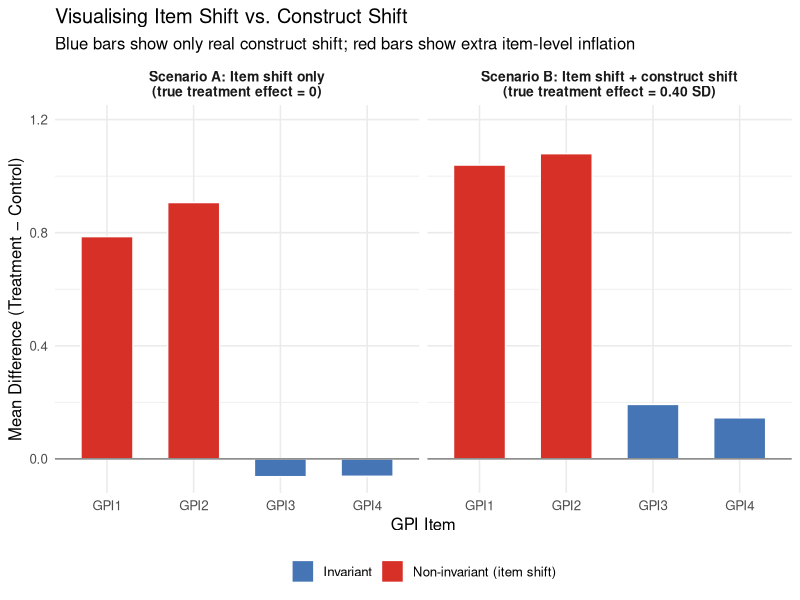

This figure's R source: (Note: this script raises an error after producing the figure.)
## ---- chunk 1
knitr::opts_chunk$set(
  echo = TRUE,
  fig.width = 8,
  fig.height = 5,
  fig.path = "figs/",
  dev = "svg"
)

dir.create("figs", recursive = TRUE, showWarnings = FALSE)
## ---- chunk 2
#| code-summary: "▶ Load required packages"
# Uncomment to install if needed:
# install.packages(c("lavaan", "semTools", "MASS", "ggplot2",
#                    "dplyr", "tidyr", "knitr", "patchwork"))

library(lavaan)       # CFA and SEM (multigroup invariance models)
library(semTools)     # auxiliary SEM tools
library(MASS)         # mvrnorm(): generate multivariate normal data
library(ggplot2)      # Visualizations
library(dplyr)        # Data manipulation
library(tidyr)        # Data reshaping
library(knitr)        # Nicely formatted tables
library(patchwork)    # Combine ggplot panels

# ── Helper objects shared with the Part 1 simulation ──────────────────────────
# Factor correlation matrix used in simulation
phi_pop <- matrix(
  c(1.00, 0.40, 0.45,
    0.40, 1.00, 0.50,
    0.45, 0.50, 1.00),
  nrow = 3, byrow = TRUE,
  dimnames = list(c("EC", "GPI", "BA"), c("EC", "GPI", "BA"))
)

# Item generation helper
gen_items <- function(latent, loadings) {
  sapply(loadings, function(lam) {
    lam * latent + sqrt(1 - lam^2) * rnorm(length(latent))
  })
}

# lavaan numbers groups in order of first appearance in the data. Pin the order so
# that "group 2" always means Green Marketing, whatever the first row happens to be.
grp_lab <- c("Control", "Green Marketing")
## ---- chunk 3
#| code-summary: "▶ Simulate two non-invariance scenarios (A: item shift only; B: item + construct shift)"
set.seed(2025)
n3     <- 400
treat3 <- sample(c(0L, 1L), n3, replace = TRUE)

# ── Shared factor structure (same phi_pop as the Part 1 simulation) ───────────
latent3  <- MASS::mvrnorm(n3, mu = c(0, 0, 0), Sigma = phi_pop)
EC_lat3  <- latent3[, 1]
BA_lat3  <- latent3[, 3]

lam_GPI3  <- c(0.80, 0.76, 0.82, 0.78)
item_shift <- c(0.80, 0.80, 0.00, 0.00)   # GPI1 and GPI2 shift; GPI3/GPI4 do not

# ── EC and BA: fully invariant across scenarios ────────────────────────────────
EC3_items <- gen_items(EC_lat3, c(0.78, 0.82, 0.74, 0.76))
BA3_items <- gen_items(BA_lat3, c(0.72, 0.76, 0.70))

# ── Scenario A: item shift ONLY — true latent GPI is unchanged by treatment ───
GPI_lat3a <- latent3[, 2]           # NO construct shift
GPI3a <- sapply(seq_along(lam_GPI3), function(i) {
  lam_GPI3[i] * GPI_lat3a +
    sqrt(1 - lam_GPI3[i]^2) * rnorm(n3) +
    item_shift[i] * treat3
})

df3a <- data.frame(
  condition = factor(treat3, labels = grp_lab),
  EC1 = EC3_items[,1], EC2 = EC3_items[,2], EC3 = EC3_items[,3], EC4 = EC3_items[,4],
  GPI1 = GPI3a[,1], GPI2 = GPI3a[,2], GPI3 = GPI3a[,3], GPI4 = GPI3a[,4],
  BA1 = BA3_items[,1], BA2 = BA3_items[,2], BA3 = BA3_items[,3]
)

# ── Scenario B: item shift + construct shift — TRUE effect = 0.40 SD ──────────
GPI_lat3b <- latent3[, 2] + 0.40 * treat3   # construct shift
GPI3b <- sapply(seq_along(lam_GPI3), function(i) {
  lam_GPI3[i] * GPI_lat3b +
    sqrt(1 - lam_GPI3[i]^2) * rnorm(n3) +
    item_shift[i] * treat3
})

df3b <- data.frame(
  condition = factor(treat3, labels = grp_lab),
  EC1 = EC3_items[,1], EC2 = EC3_items[,2], EC3 = EC3_items[,3], EC4 = EC3_items[,4],
  GPI1 = GPI3b[,1], GPI2 = GPI3b[,2], GPI3 = GPI3b[,3], GPI4 = GPI3b[,4],
  BA1 = BA3_items[,1], BA2 = BA3_items[,2], BA3 = BA3_items[,3]
)
## ---- chunk 4
#| code-summary: "▶ Plot: item mean differences across the two scenarios"
# Compute item mean differences for both scenarios
get_item_diffs <- function(df, scenario_label) {
  df |>
    group_by(condition) |>
    summarise(across(GPI1:GPI4, mean), .groups = "drop") |>
    pivot_longer(cols = GPI1:GPI4, names_to = "item", values_to = "mean_score") |>
    pivot_wider(names_from = condition, values_from = mean_score) |>
    mutate(
      difference = `Green Marketing` - Control,
      scenario   = scenario_label,
      type       = if_else(item %in% c("GPI1", "GPI2"),
                           "Non-invariant (item shift)",
                           "Invariant")
    )
}

diffs_a <- get_item_diffs(df3a, "Scenario A: Item shift only\n(true treatment effect = 0)")
diffs_b <- get_item_diffs(df3b, "Scenario B: Item shift + construct shift\n(true treatment effect = 0.40 SD)")
all_diffs <- bind_rows(diffs_a, diffs_b)

# Expected construct-only difference: 0.40 * loading for items 3 & 4 (scenario B)
expected_b <- 0.40 * mean(lam_GPI3[3:4])

ggplot(all_diffs, aes(x = item, y = difference, fill = type)) +
  geom_col(width = 0.6, colour = "white") +
  geom_hline(yintercept = 0, colour = "grey50", linewidth = 0.5) +
  facet_wrap(~ scenario) +
  scale_fill_manual(
    values = c("Non-invariant (item shift)" = "#d73027",
               "Invariant"                  = "#4575b4"),
    name = NULL
  ) +
  scale_y_continuous(expand = expansion(mult = c(0.05, 0.15))) +
  labs(
    x        = "GPI Item",
    y        = "Mean Difference (Treatment − Control)",
    title    = "Visualising Item Shift vs. Construct Shift",
    subtitle = "Blue bars show only real construct shift; red bars show extra item-level inflation"
  ) +
  theme_minimal(base_size = 12) +
  theme(legend.position = "bottom",
        strip.text = element_text(face = "bold", size = 10))
## ---- chunk 5
#| code-summary: "▶ Fit configural, metric, and scalar invariance models"
invar_model <- '
  EC  =~ EC1 + EC2 + EC3 + EC4
  GPI =~ GPI1 + GPI2 + GPI3 + GPI4
  BA  =~ BA1  + BA2  + BA3
'

# Fit the three-model sequence on Scenario B (group.label pins Control as group 1)
fit_config <- cfa(invar_model, data = df3b, group = "condition", group.label = grp_lab,
                  std.lv = TRUE)
fit_metric <- cfa(invar_model, data = df3b, group = "condition", group.label = grp_lab,
                  group.equal = "loadings", std.lv = TRUE)
fit_scalar <- cfa(invar_model, data = df3b, group = "condition", group.label = grp_lab,
                  group.equal = c("loadings", "intercepts"), std.lv = TRUE)
## ---- chunk 6
#| code-summary: "▶ Likelihood ratio test sequence"
# Likelihood ratio test: significant Δχ² = adding the constraint worsens fit
lrt_result <- lavTestLRT(fit_config, fit_metric, fit_scalar)
print(lrt_result)
fmt_p <- function(p) if (p < 1e-4) "< .0001" else sprintf("= %.2f", p)   # for inline reporting
p_metric <- lrt_result[2, "Pr(>Chisq)"]
p_scalar <- lrt_result[3, "Pr(>Chisq)"]
## ---- chunk 7
#| code-summary: "▶ Model fit indices table"
extract_fit <- function(fit, label) {
  fi <- fitmeasures(fit, c("chisq", "df", "cfi", "rmsea", "srmr"))
  data.frame(
    Model = label,
    Chisq = round(as.numeric(fi["chisq"]), 1),
    df    = as.integer(fi["df"]),
    CFI   = round(as.numeric(fi["cfi"]),   3),
    RMSEA = round(as.numeric(fi["rmsea"]), 3),
    SRMR  = round(as.numeric(fi["srmr"]),  3)
  )
}

fit_summary <- rbind(
  extract_fit(fit_config, "Configural"),
  extract_fit(fit_metric, "Metric"),
  extract_fit(fit_scalar, "Scalar (full)")
)
rownames(fit_summary) <- NULL

kable(fit_summary,
      col.names = c("Model", "χ²", "df", "CFI", "RMSEA", "SRMR"),
      caption   = "Model Fit Across the Invariance Sequence (Scenario B)")
## ---- chunk 8
#| code-summary: "▶ Score tests for every constrained loading and intercept"
st <- lavaan::lavTestScore(fit_scalar)$uni |> as.data.frame()

# Score-test rows refer to parameter labels (".p12." == ".p54."): map them back to items
pt   <- parTable(fit_scalar)
key  <- pt[, c("plabel", "lhs", "op", "rhs")]
st   <- merge(st, key, by.x = "lhs", by.y = "plabel", suffixes = c("", ".par"))
st$item  <- ifelse(st$op.par == "~1", st$lhs.par, st$rhs.par)
st$param <- ifelse(st$op.par == "~1", "intercept", "loading")

score_gpi <- st |>
  filter(grepl("^GPI", item)) |>
  arrange(desc(X2)) |>
  transmute(Item = item, Parameter = param, `Score stat. (X²)` = X2, df = df,
            `p-value` = format.pval(p.value, digits = 2, eps = 0.001))
int_rank <- score_gpi$Item[score_gpi$Parameter == "intercept"]   # intercept constraints, worst first

kable(head(score_gpi, 8), digits = 3,
      caption = "Score Tests: GPI Constraints Ranked by Misfit (Full Scalar Model, Scenario B)")
## ---- chunk 9
#| code-summary: "▶ Fit partial scalar models that free different pairs of items"
fit_partial <- cfa(invar_model, data = df3b, group = "condition", group.label = grp_lab,
                   group.equal   = c("loadings", "intercepts"),
                   group.partial = c("GPI1~1", "GPI2~1"),
                   std.lv = TRUE)

# The same model structure, but freeing the other pair of GPI items
fit_partial_wrong <- cfa(invar_model, data = df3b, group = "condition", group.label = grp_lab,
                         group.equal   = c("loadings", "intercepts"),
                         group.partial = c("GPI3~1", "GPI4~1"),
                         std.lv = TRUE)

lrt_partial <- lavTestLRT(fit_metric, fit_partial, fit_scalar)
print(lrt_partial)
## ---- chunk 10
#| code-summary: "▶ Compare fit and estimated latent mean difference across models"
# Latent GPI mean of the Green Marketing group (Control is fixed at 0). Pinned group order
# makes "group 2" unambiguous.
get_lv_mean <- function(fit, lv = "GPI") {
  stopifnot(identical(lavInspect(fit, "group.label"), grp_lab))
  pe <- parameterEstimates(fit)
  pe[pe$op == "~1" & pe$lhs == lv & pe$group == 2, c("est", "se")]
}

model_row <- function(fit, label) {
  fi <- fitmeasures(fit, c("chisq", "df", "cfi"))
  lv <- get_lv_mean(fit)
  data.frame(Model = label, Chisq = fi["chisq"], df = fi["df"], CFI = fi["cfi"],
             Estimate = lv$est, SE = lv$se)
}

anchor_tab <- rbind(
  model_row(fit_scalar,        "Full scalar (all intercepts equal)"),
  model_row(fit_partial,       "Partial: free GPI1, GPI2 (anchors GPI3, GPI4)"),
  model_row(fit_partial_wrong, "Partial: free GPI3, GPI4 (anchors GPI1, GPI2)")
)
rownames(anchor_tab) <- NULL

kable(anchor_tab, digits = c(0, 1, 0, 3, 3, 3),
      col.names = c("Model", "χ²", "df", "CFI",
                    "Latent GPI difference (Green − Control)", "SE"),
      caption = "Equal Fit, Very Different Conclusions (Scenario B; true latent difference = 0.40)")
## ---- chunk 11
#| code-summary: "▶ Replicate Scenario B 150 times: how do the three estimators behave?"
sim_scenario_b <- function(n = 400, shift = 0.8, d = 0.40) {
  tr  <- sample(0:1, n, replace = TRUE)
  lat <- MASS::mvrnorm(n, c(0, 0, 0), phi_pop)
  ec  <- gen_items(lat[, 1], c(0.78, 0.82, 0.74, 0.76))
  ba  <- gen_items(lat[, 3], c(0.72, 0.76, 0.70))
  g   <- lat[, 2] + d * tr
  gp  <- sapply(1:4, function(i) lam_GPI3[i] * g + sqrt(1 - lam_GPI3[i]^2) * rnorm(n) +
                  c(shift, shift, 0, 0)[i] * tr)
  data.frame(condition = factor(tr, labels = grp_lab),
             EC1 = ec[,1], EC2 = ec[,2], EC3 = ec[,3], EC4 = ec[,4],
             GPI1 = gp[,1], GPI2 = gp[,2], GPI3 = gp[,3], GPI4 = gp[,4],
             BA1 = ba[,1], BA2 = ba[,2], BA3 = ba[,3])
}

fit_lv <- function(d, partial = NULL) {
  f <- cfa(invar_model, data = d, group = "condition", group.label = grp_lab,
           group.equal = c("loadings", "intercepts"), group.partial = partial,
           std.lv = TRUE, se = "none", test = "none")
  pe <- parameterEstimates(f, se = FALSE)
  pe$est[pe$op == "~1" & pe$lhs == "GPI" & pe$group == 2]
}

set.seed(3031)
reps <- t(replicate(150, {
  d <- sim_scenario_b()
  c(`Full scalar`                    = fit_lv(d),
    `Partial, correct anchors`       = fit_lv(d, c("GPI1~1", "GPI2~1")),
    `Partial, wrong anchors`         = fit_lv(d, c("GPI3~1", "GPI4~1")))
}))
reps_long <- as.data.frame(reps) |>
  pivot_longer(everything(), names_to = "estimator", values_to = "estimate") |>
  mutate(estimator = factor(estimator, c("Full scalar", "Partial, correct anchors", "Partial, wrong anchors")))

rep_summary <- reps_long |> group_by(estimator) |>
  summarise(mean = mean(estimate), sd = sd(estimate), .groups = "drop")

ggplot(reps_long, aes(estimate, fill = estimator)) +
  geom_density(alpha = 0.55, colour = NA) +
  geom_vline(xintercept = 0.40, linetype = "dashed", colour = "grey20") +
  annotate("text", x = 0.40, y = Inf, label = "true value (0.40)", vjust = 1.5, hjust = -0.05, size = 3.4) +
  scale_fill_manual(values = c("#d73027", "#2d6a4f", "#e08214"), name = NULL) +
  labs(x = "Estimated latent GPI difference (Green − Control)", y = "Density",
       title = "Anchors decide the answer",
       subtitle = "150 replications of Scenario B: the estimate is only as good as the anchor assumption") +
  theme_minimal(base_size = 12) + theme(legend.position = "bottom")
## ---- chunk 12
#| code-summary: "▶ Replication summary"
kable(rep_summary, digits = 2,
      col.names = c("Estimator", "Mean estimate", "SD across replications"),
      caption = "Replication Summary (true latent difference = 0.40)")
## ---- chunk 13
#| code-summary: "▶ Data-generating functions for the single-DV setting (known only to the simulation)"
dv_cols <- c(Control = "#4a90d9", `Green Marketing` = "#2d6a4f")

# TRUE reservation-price premium in euros: a right-skewed baseline (median ≈ €2.20) driven by an
# eco-valuation disposition z, plus a genuine treatment effect `delta` (and optional extra boost).
dv_delta <- 0.70   # genuine effect of green marketing on the reservation premium (€)
true_premium <- function(z, treat, delta = dv_delta, extra = 0) {
  exp(log(2.2) + 0.45 * z) + delta * treat + extra
}

# What the respondent actually TYPES. Control reports faithfully. In the Green Marketing condition
# the reporting relationship differs: a level shift (alpha), mild exaggeration (beta), and answers
# that partly ignore the respondent's own budget constraint (kappa * price sensitivity).
stated_wtp <- function(V, treat, price_sens, sd_eps = 0.5) {
  alpha <- c(0, 0.50)[treat + 1]
  beta  <- c(1, 1.05)[treat + 1]
  kappa <- c(0, 0.40)[treat + 1]
  y <- alpha + beta * V + kappa * price_sens + rnorm(length(V), 0, sd_eps)
  pmin(pmax(round(y, 1), 0), 15)
}

# Pre-treatment covariates generated from the latent disposition z (standardised scores)
make_covariates <- function(z) {
  n <- length(z)
  tibble(prior_sust = 0.55 * z + sqrt(1 - 0.55^2) * rnorm(n),   # prior sustainable purchases
         price_sens = -0.45 * z + sqrt(1 - 0.45^2) * rnorm(n),   # price-sensitive behaviour
         streaming  = rnorm(n))                                  # theoretically unrelated
}

# A fresh sample for the separate validation studies
new_sample <- function(n, treat, extra = 0) {
  z <- rnorm(n)
  tibble(treat = treat, z = z) |> bind_cols(make_covariates(z)) |>
    mutate(V = true_premium(z, treat, extra = extra))
}
## ---- chunk 14
#| code-summary: "▶ Two worlds, identical observed data"
set.seed(2025)
z_nid <- 0.6 * latent3[, 2] + 0.8 * rnorm(n3)      # related to GPI (r = 0.6) but not the same construct
V0    <- exp(log(2.2) + 0.45 * z_nid)               # baseline reservation premium (€)
eps   <- rnorm(n3, 0, 0.5)                          # response noise, shared by both worlds

worlds <- bind_rows(
  tibble(world = "World A: valuation rises by €1\n(measurement unchanged)", cond = treat3,
         true = V0 + 1 * treat3, stated = pmax(round(V0 + 1 * treat3 + eps, 1), 0)),
  tibble(world = "World B: valuation unchanged\n(reports inflate by €1)",   cond = treat3,
         true = V0,              stated = pmax(round(V0 + 1 * treat3 + eps, 1), 0))
) |> mutate(cond = factor(cond, labels = grp_lab))

observed_identical <- identical(worlds$stated[1:n3], worlds$stated[(n3 + 1):(2 * n3)])

worlds |>
  pivot_longer(c(stated, true), names_to = "what", values_to = "euros") |>
  mutate(what = factor(what, c("stated", "true"),
                       c("Observed:\nstated WTP", "Truth (visible only\nin a simulation):\nreservation premium"))) |>
  ggplot(aes(cond, euros, fill = cond)) +
  geom_boxplot(width = 0.5, outlier.shape = NA, alpha = 0.85) +
  geom_jitter(width = 0.12, alpha = 0.15, size = 0.8) +
  stat_summary(fun = mean, geom = "point", shape = 18, size = 3.2, colour = "white") +
  facet_grid(what ~ world) +
  scale_fill_manual(values = dv_cols, guide = "none") +
  labs(x = NULL, y = "Euros",
       title = "Same data, different worlds",
       subtitle = "Diamonds mark group means") +
  theme_minimal(base_size = 11) +
  theme(strip.text = element_text(face = "bold", size = 9))
## ---- chunk 15
#| code-summary: "▶ Simulate the main study (one stated WTP per participant) and its validation subsamples"
set.seed(2025)
z_main <- 0.6 * latent3[, 2] + 0.8 * rnorm(n3)     # reuse the earlier GPI latent, assignment and sample size
dv <- tibble(cond = factor(treat3, labels = grp_lab), treat = treat3, z = z_main) |>
  bind_cols(make_covariates(z_main))
dv$V <- true_premium(dv$z, dv$treat)                # TRUE premium — never observed by a real researcher
dv$Y <- stated_wtp(dv$V, dv$treat, dv$price_sens)   # the single DV the researcher actually has

m_obs   <- lm(Y ~ treat, dv)                        # what the researcher can estimate
eff_obs <- coef(m_obs)["treat"]
ci_obs  <- confint(m_obs)["treat", ]
eff_true <- mean(dv$V[dv$treat == 1]) - mean(dv$V[dv$treat == 0])   # simulation-only truth

kable(
  data.frame(
    Quantity = c("Effect of green marketing on stated WTP premium (observed)",
                 "Effect on true reservation premium (simulation only)",
                 "Difference attributable to the reporting relationship (simulation only)"),
    `Euros` = c(sprintf("%.2f  [%.2f, %.2f]", eff_obs, ci_obs[1], ci_obs[2]),
                sprintf("%.2f", eff_true),
                sprintf("%.2f", eff_obs - eff_true)),
    check.names = FALSE),
  caption = "What the Researcher Sees vs. What Is True (n = 400)")
## ---- chunk 16
#| code-summary: "▶ Calibration of stated WTP against the BDM benchmark, by condition"
set.seed(2025)
val_idx <- unlist(lapply(0:1, function(g) sample(which(dv$treat == g), 80)))
val <- dv[val_idx, ] |>
  mutate(B = pmax(round(V + rnorm(n(), 0, 0.25), 2), 0))      # BDM bid = true premium + noise
val$Bc <- val$B - mean(val$B)                                 # centre so the condition term is read at the average benchmark

m_cal <- lm(Y ~ Bc * cond, data = val)
cal   <- cbind(est = coef(m_cal), confint(m_cal))

ggplot(val, aes(B, Y, colour = cond, fill = cond)) +
  geom_abline(slope = 1, intercept = 0, linetype = "dashed", colour = "grey40") +
  geom_point(alpha = 0.5) +
  geom_smooth(method = "lm", formula = y ~ x, linewidth = 1, alpha = 0.15) +
  scale_colour_manual(values = dv_cols, name = NULL) +
  scale_fill_manual(values = dv_cols, name = NULL) +
  coord_equal(xlim = c(0, 8), ylim = c(0, 8)) +
  labs(x = "Benchmark: incentivised BDM premium (€)", y = "Stated WTP premium (€)",
       title = "Same benchmark, different reports",
       subtitle = "Dashed line: stated = benchmark") +
  theme_minimal(base_size = 11) + theme(legend.position = "bottom")
## ---- chunk 17
#| code-summary: "▶ Calibration estimates"
gap <- val |> group_by(cond) |>
  summarise(`Mean stated` = mean(Y), `Mean benchmark` = mean(B),
            `Stated − benchmark` = mean(Y - B), .groups = "drop")
kable(gap, digits = 2, caption = "Validation Subsample: Stated vs. Benchmark Premium (€)")

cal_tab <- data.frame(
  Term = c("Control: stated WTP at the average benchmark", "Control: slope on benchmark",
           "Green − Control: shift at the same benchmark (€)", "Green − Control: difference in slope"),
  Estimate = cal[, "est"], Lower = cal[, "2.5 %"], Upper = cal[, "97.5 %"])
rownames(cal_tab) <- NULL
kable(cal_tab, digits = 2, caption = "Group-Specific Calibration (stated WTP regressed on benchmark)")
## ---- chunk 18
#| code-summary: "▶ Illustrative interview excerpts (fictional)"
excerpts <- data.frame(
  Condition = c("Control", "Control", "Green Marketing", "Green Marketing", "Green Marketing"),
  Excerpt = c(
    "\"I asked myself what's the most I'd add to my usual detergent price. Three euros, maybe.\"",
    "\"I pictured the shelf. The eco ones are usually a couple of euros more, so I put 2.\"",
    "\"After reading that, it felt wrong to write a small number for the planet, so I went high.\"",
    "\"I buy these anyway. Three-fifty extra is what I'd actually hand over.\"",
    "\"No idea. I wrote something that seemed reasonable.\""),
  Code = c("Personal reservation price", "Market-price inference", "Socially desirable responding",
           "Personal reservation price", "Unclear"),
  Implication = c("Intended construct", "Different construct (typical price)",
                  "Message changes how the number is chosen", "Intended construct", "Uninformative")
)
kable(excerpts, caption = "Illustrative Interview Excerpts and Codes (fictional examples, not findings)")
## ---- chunk 19
#| code-summary: "▶ Compare coded response processes across conditions (hypothetical coded sample, 30 per condition)"
set.seed(2025)
codes <- c("Personal reservation price", "Market-price inference", "Socially desirable responding", "Unclear")
code_probs <- list(Control = c(.70, .15, .05, .10), `Green Marketing` = c(.47, .20, .23, .10))
coded <- bind_rows(lapply(grp_lab, function(g)
  tibble(cond = g, code = sample(codes, 30, replace = TRUE, prob = code_probs[[g]]))))
code_tab <- table(Condition = coded$cond, Code = factor(coded$code, codes))
fisher_p <- fisher.test(code_tab, simulate.p.value = TRUE, B = 1e5)$p.value

kable(round(100 * prop.table(code_tab, 1)), caption = "Percentage of Coded Interviews by Response Process (hypothetical sample)")
## ---- chunk 20
#| code-summary: "▶ Treatment effect under three elicitation methods, plus method agreement (Bland–Altman)"
set.seed(2025)
n_cm <- 240
cm <- new_sample(n_cm, treat = rep(0:1, each = n_cm / 2))
cm$open_wtp <- stated_wtp(cm$V, cm$treat, cm$price_sens)            # same reporting relationship as the main DV
cm$bdm      <- pmax(round(cm$V + rnorm(n_cm, 0, 0.35), 2), 0)       # method-specific error only
price_grid  <- seq(0.5, 6, by = 0.5)
v_mpl       <- cm$V + rnorm(n_cm, 0, 0.45)
cm$mpl <- sapply(v_mpl, function(v) {                                # midpoint of the switching interval
  k <- sum(price_grid <= v)
  if (k == 0) 0.25 else if (k == length(price_grid)) 6.25 else price_grid[k] + 0.25
})

method_lbl <- c(open_wtp = "Open-ended\nstated WTP", bdm = "Incentivised\nBDM", mpl = "Multiple\nprice list")
cm_est <- bind_rows(lapply(names(method_lbl), function(v) {
  m <- lm(reformulate("treat", v), cm)
  tibble(method = method_lbl[[v]], est = coef(m)[2], lo = confint(m)[2, 1], hi = confint(m)[2, 2])
})) |> mutate(method = factor(method, method_lbl))

p_coef <- ggplot(cm_est, aes(est, method)) +
  geom_vline(xintercept = 0, colour = "grey60") +
  geom_vline(xintercept = dv_delta, linetype = "dashed", colour = "#2d6a4f") +
  geom_pointrange(aes(xmin = lo, xmax = hi), size = 0.7, colour = "#1e3a5f") +
  scale_y_discrete(limits = rev(levels(cm_est$method))) +
  labs(x = "Estimated effect of green marketing (€, 95% CI)", y = NULL,
       title = "Does the effect depend on how valuation is elicited?",
       subtitle = sprintf("Dashed line: true effect on valuation (€%.2f), known only in the simulation", dv_delta)) +
  theme_minimal(base_size = 11)

ba <- cm |> mutate(cond = factor(treat, labels = grp_lab), avg = (open_wtp + bdm) / 2, diff = open_wtp - bdm)
ba_lim <- ba |> group_by(cond) |> summarise(bias = mean(diff), lo = bias - 1.96 * sd(diff), hi = bias + 1.96 * sd(diff))
p_ba <- ggplot(ba, aes(avg, diff, colour = cond)) +
  geom_hline(yintercept = 0, colour = "grey60") +
  geom_point(alpha = 0.6) +
  geom_hline(data = ba_lim, aes(yintercept = bias, colour = cond), linewidth = 0.8) +
  geom_hline(data = ba_lim, aes(yintercept = lo, colour = cond), linetype = "dashed") +
  geom_hline(data = ba_lim, aes(yintercept = hi, colour = cond), linetype = "dashed") +
  facet_wrap(~ cond) +
  scale_colour_manual(values = dv_cols, guide = "none") +
  labs(x = "Mean of the two methods (€)", y = "Open-ended − BDM (€)",
       title = "Agreement between methods (Bland–Altman)",
       subtitle = "Solid line: mean difference; dashed: 95% limits of agreement") +
  theme_minimal(base_size = 11)

p_coef / p_ba + plot_layout(heights = c(1, 1.15))
## ---- chunk 21
#| code-summary: "▶ Validation experiment: effects on stated WTP vs. consequential valuation"
set.seed(2025)
n_ev <- 1200
ev <- new_sample(n_ev, treat = rep(0:1, length.out = n_ev)) |>
  mutate(info   = sample(rep(0:1, n_ev / 2)),     # verified benefit information
         slider = sample(rep(0:1, n_ev / 2)))     # interface manipulation
ev$V      <- true_premium(ev$z, ev$treat, extra = 0.50 * ev$info)         # information raises true valuation
ev$stated <- stated_wtp(ev$V, ev$treat, ev$price_sens) + 0.35 * ev$slider # starting point anchors the typed number
ev$bdm    <- pmax(round(ev$V + rnorm(n_ev, 0, 0.35), 2), 0)               # consequential valuation: unaffected by the slider

term_lbl <- c(treat = "Green marketing\n(original treatment)", info = "Verified benefit\ninformation", slider = "Slider starts at €4\n(vs. blank field)")
ev_est <- bind_rows(lapply(c(`Stated WTP (hypothetical)` = "stated", `Consequential valuation (BDM)` = "bdm"), function(y) {
  m <- lm(reformulate(c("treat", "info", "slider"), y), ev)
  tibble(term = factor(term_lbl[names(coef(m))[-1]], term_lbl), est = coef(m)[-1],
         lo = confint(m)[-1, 1], hi = confint(m)[-1, 2])
}), .id = "outcome") |> mutate(outcome = factor(outcome, c("Stated WTP (hypothetical)", "Consequential valuation (BDM)")))

ggplot(ev_est, aes(est, term, colour = outcome)) +
  geom_vline(xintercept = 0, colour = "grey60") +
  geom_pointrange(aes(xmin = lo, xmax = hi), position = position_dodge(width = 0.55), size = 0.65) +
  scale_y_discrete(limits = rev(levels(ev_est$term))) +
  scale_colour_manual(values = c("#d73027", "#1e3a5f"), name = NULL) +
  labs(x = "Effect on the outcome (€, 95% CI)", y = NULL,
       title = "Which manipulations move the report, and which move valuation?") +
  theme_minimal(base_size = 11) + theme(legend.position = "bottom")
## ---- chunk 22
#| code-summary: "▶ Associations between the stated WTP and external variables, by condition"
var_lbl <- c(prior_sust = "Prior sustainable purchases\n(expected: positive)",
             price_sens = "Price-sensitive behaviour\n(expected: negative)",
             streaming  = "Weekly streaming hours\n(expected: near zero)")
nom <- dv |>
  pivot_longer(c(prior_sust, price_sens, streaming), names_to = "var", values_to = "x") |>
  group_by(cond, var) |>
  summarise(r = cor(Y, x), n = n(), .groups = "drop") |>
  mutate(lo = tanh(atanh(r) - 1.96 / sqrt(n - 3)), hi = tanh(atanh(r) + 1.96 / sqrt(n - 3)),
         var = factor(var_lbl[var], var_lbl))

ggplot(nom, aes(r, var, colour = cond)) +
  geom_vline(xintercept = 0, colour = "grey60") +
  geom_pointrange(aes(xmin = lo, xmax = hi), position = position_dodge(width = 0.5), size = 0.65) +
  scale_y_discrete(limits = rev(levels(nom$var))) +
  scale_colour_manual(values = dv_cols, name = NULL) +
  labs(x = "Correlation with stated WTP premium (95% CI)", y = NULL,
       title = "Do the expected associations hold in both conditions?") +
  theme_minimal(base_size = 11) + theme(legend.position = "bottom")

# Is each association different between conditions? (Fisher z test of the difference)
nom_diff <- nom |> select(cond, var, r, n) |>
  pivot_wider(names_from = cond, values_from = c(r, n)) |>
  mutate(diff = `r_Green Marketing` - r_Control,
         z = (atanh(`r_Green Marketing`) - atanh(r_Control)) /
             sqrt(1 / (`n_Green Marketing` - 3) + 1 / (n_Control - 3)),
         p = 2 * pnorm(-abs(z)))
ps_row  <- nom_diff[nom_diff$var == var_lbl["price_sens"], ]
ps_r_c  <- ps_row$r_Control
ps_r_g  <- ps_row[["r_Green Marketing"]]
ps_p    <- ps_row$p
## ---- chunk 23
#| code-summary: "▶ Difference in associations between conditions"
kable(transmute(nom_diff, Variable = gsub("\n", " ", as.character(var)), `r (Control)` = r_Control,
                `r (Green)` = `r_Green Marketing`, Difference = diff, `p (difference)` = p),
      digits = 2, caption = "Association with Stated WTP, by Condition")
